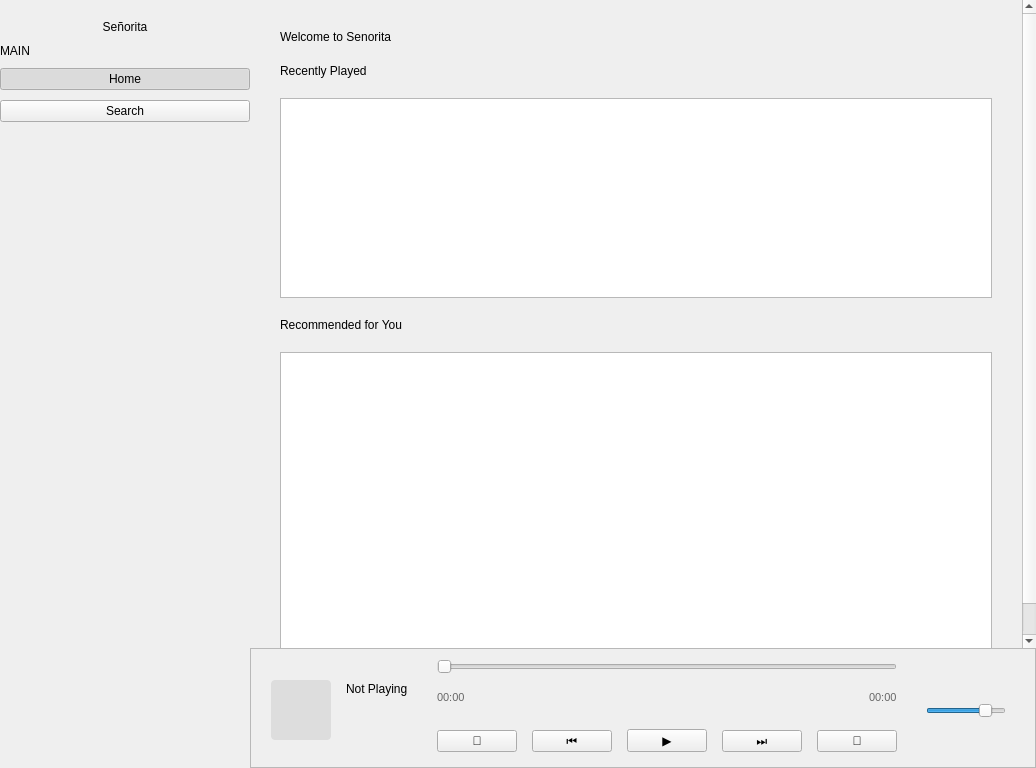
<?xml version="1.0" encoding="UTF-8"?>
<ui version="4.0">
 <class>Form</class>
 <widget class="QWidget" name="Form">
  <property name="geometry">
   <rect>
    <x>0</x>
    <y>0</y>
    <width>1024</width>
    <height>768</height>
   </rect>
  </property>
  <property name="windowTitle">
   <string>Senorita</string>
  </property>
  <layout class="QHBoxLayout" name="horizontalLayout">
   <property name="spacing">
    <number>0</number>
   </property>
   <property name="leftMargin">
    <number>0</number>
   </property>
   <property name="topMargin">
    <number>0</number>
   </property>
   <property name="rightMargin">
    <number>0</number>
   </property>
   <property name="bottomMargin">
    <number>0</number>
   </property>
   <item>
    <widget class="QWidget" name="widget_sidebar" native="true">
     <property name="minimumSize">
      <size>
       <width>250</width>
       <height>0</height>
      </size>
     </property>
     <property name="maximumSize">
      <size>
       <width>250</width>
       <height>16777215</height>
      </size>
     </property>
     <layout class="QVBoxLayout" name="verticalLayout">
      <property name="spacing">
       <number>10</number>
      </property>
      <property name="leftMargin">
       <number>0</number>
      </property>
      <property name="topMargin">
       <number>20</number>
      </property>
      <property name="rightMargin">
       <number>0</number>
      </property>
      <property name="bottomMargin">
       <number>0</number>
      </property>
      <item>
       <widget class="QLabel" name="label_logo">
        <property name="text">
         <string>Señorita</string>
        </property>
        <property name="alignment">
         <set>Qt::AlignCenter</set>
        </property>
       </widget>
      </item>
      <item>
       <widget class="QLabel" name="label_section_header">
        <property name="text">
         <string>MAIN</string>
        </property>
       </widget>
      </item>
      <item>
       <widget class="QPushButton" name="btn_home">
        <property name="text">
         <string>Home</string>
        </property>
        <property name="checkable">
         <bool>true</bool>
        </property>
        <property name="checked">
         <bool>true</bool>
        </property>
        <property name="autoExclusive">
         <bool>true</bool>
        </property>
        <property name="class" stdset="0">
         <string>sidebar_btn</string>
        </property>
       </widget>
      </item>
      <item>
       <widget class="QPushButton" name="btn_search">
        <property name="text">
         <string>Search</string>
        </property>
        <property name="checkable">
         <bool>true</bool>
        </property>
        <property name="autoExclusive">
         <bool>true</bool>
        </property>
        <property name="class" stdset="0">
         <string>sidebar_btn</string>
        </property>
       </widget>
      </item>
      <item>
       <spacer name="verticalSpacer">
        <property name="orientation">
         <enum>Qt::Vertical</enum>
        </property>
        <property name="sizeHint" stdset="0">
         <size>
          <width>20</width>
          <height>40</height>
         </size>
        </property>
       </spacer>
      </item>
      <item>
       <widget class="QLabel" name="label_sidebar_image">
        <property name="minimumSize">
         <size>
          <width>0</width>
          <height>150</height>
         </size>
        </property>
        <property name="text">
         <string/>
        </property>
        <property name="alignment">
         <set>Qt::AlignCenter</set>
        </property>
       </widget>
      </item>
     </layout>
    </widget>
   </item>
   <item>
    <widget class="QWidget" name="widget_main" native="true">
     <layout class="QVBoxLayout" name="verticalLayout_2">
      <property name="spacing">
       <number>0</number>
      </property>
      <property name="leftMargin">
       <number>0</number>
      </property>
      <property name="topMargin">
       <number>0</number>
      </property>
      <property name="rightMargin">
       <number>0</number>
      </property>
      <property name="bottomMargin">
       <number>0</number>
      </property>
      <item>
       <widget class="QStackedWidget" name="stackedWidget">
        <property name="currentIndex">
         <number>0</number>
        </property>
        <widget class="QWidget" name="page_home">
        <layout class="QVBoxLayout" name="verticalLayout_home">
         <property name="leftMargin">
          <number>0</number>
         </property>
         <property name="topMargin">
          <number>0</number>
         </property>
         <property name="rightMargin">
          <number>0</number>
         </property>
         <property name="bottomMargin">
          <number>0</number>
         </property>
         <item>
          <widget class="QScrollArea" name="scrollArea_home">
           <property name="widgetResizable">
            <bool>true</bool>
           </property>
           <property name="frameShape">
            <enum>QFrame::NoFrame</enum>
           </property>
           <widget class="QWidget" name="scrollAreaWidgetContents_home">
            <property name="geometry">
             <rect>
              <x>0</x>
              <y>0</y>
              <width>600</width>
              <height>800</height>
             </rect>
            </property>
            <layout class="QVBoxLayout" name="verticalLayout_home_content">
             <property name="spacing">
              <number>20</number>
             </property>
             <property name="leftMargin">
              <number>30</number>
             </property>
             <property name="topMargin">
              <number>30</number>
             </property>
             <property name="rightMargin">
              <number>30</number>
             </property>
             <property name="bottomMargin">
              <number>30</number>
             </property>
             <item>
              <widget class="QLabel" name="label_welcome">
               <property name="text">
                <string>Welcome to Senorita</string>
               </property>
               <property name="alignment">
                <set>Qt::AlignLeading|Qt::AlignLeft|Qt::AlignTop</set>
               </property>
              </widget>
             </item>
             <item>
              <widget class="QLabel" name="label_recent_header">
               <property name="text">
                <string>Recently Played</string>
               </property>
               <property name="class" stdset="0">
                <string>section_header</string>
               </property>
              </widget>
             </item>
             <item>
              <widget class="QListWidget" name="list_recent">
               <property name="minimumSize">
                <size>
                 <width>0</width>
                 <height>200</height>
                </size>
               </property>
               <property name="maximumSize">
                <size>
                 <width>16777215</width>
                 <height>200</height>
                </size>
               </property>
               <property name="flow">
                <enum>QListView::LeftToRight</enum>
               </property>
               <property name="spacing">
                <number>10</number>
               </property>
              </widget>
             </item>
             <item>
              <widget class="QLabel" name="label_recommend_header">
               <property name="text">
                <string>Recommended for You</string>
               </property>
               <property name="class" stdset="0">
                <string>section_header</string>
               </property>
              </widget>
             </item>
             <item>
              <widget class="QListWidget" name="list_recommend">
               <property name="minimumSize">
                <size>
                 <width>0</width>
                 <height>300</height>
                </size>
               </property>
              </widget>
             </item>
            </layout>
           </widget>
          </widget>
         </item>
        </layout>
       </widget>
        <widget class="QWidget" name="page_search">
         <layout class="QVBoxLayout" name="verticalLayout_4">
          <item>
           <widget class="QLineEdit" name="lineEdit_search">
            <property name="placeholderText">
             <string>Search for songs, artists, albums...</string>
            </property>
           </widget>
          </item>
          <item>
           <widget class="QListWidget" name="listWidget_results"/>
          </item>
         </layout>
        </widget>
         <widget class="QWidget" name="page_library">
          <layout class="QVBoxLayout" name="verticalLayout_library">
           <item>
            <widget class="QLabel" name="label_library">
             <property name="text">
              <string>Playlists</string>
             </property>
             <property name="alignment">
              <set>Qt::AlignCenter</set>
             </property>
             <property name="class" stdset="0">
              <string>page_header</string>
             </property>
            </widget>
           </item>
           <item>
            <widget class="QPushButton" name="btn_create_playlist">
             <property name="text">
              <string>+ Create New Playlist</string>
             </property>
             <property name="cursor">
              <cursorShape>PointingHandCursor</cursorShape>
             </property>
            </widget>
           </item>
           <item>
            <widget class="QListWidget" name="list_playlists">
             <property name="frameShape">
              <enum>QFrame::NoFrame</enum>
             </property>
            </widget>
           </item>
          </layout>
         </widget>
       </widget>
      </item>
      <item>
       <widget class="QFrame" name="player_bar">
        <property name="minimumSize">
         <size>
          <width>0</width>
          <height>120</height>
         </size>
        </property>
        <property name="maximumSize">
         <size>
          <width>16777215</width>
          <height>120</height>
         </size>
        </property>
        <property name="frameShape">
         <enum>QFrame::StyledPanel</enum>
        </property>
        <property name="frameShadow">
         <enum>QFrame::Raised</enum>
        </property>
        <layout class="QHBoxLayout" name="horizontalLayout_2">
         <property name="spacing">
          <number>20</number>
         </property>
         <property name="leftMargin">
          <number>20</number>
         </property>
         <property name="topMargin">
          <number>10</number>
         </property>
         <property name="rightMargin">
          <number>20</number>
         </property>
         <property name="bottomMargin">
          <number>5</number>
         </property>
         <item>
          <widget class="QWidget" name="widget_left" native="true">
           <layout class="QHBoxLayout" name="horizontalLayout_4">
            <property name="leftMargin">
             <number>0</number>
            </property>
            <property name="topMargin">
             <number>0</number>
            </property>
            <property name="rightMargin">
             <number>0</number>
            </property>
            <property name="bottomMargin">
             <number>0</number>
            </property>
            <item>
             <widget class="QLabel" name="label_album_art">
              <property name="minimumSize">
               <size>
                <width>60</width>
                <height>60</height>
               </size>
              </property>
              <property name="maximumSize">
               <size>
                <width>60</width>
                <height>60</height>
               </size>
              </property>
              <property name="styleSheet">
               <string>background-color: #ddd; border-radius: 4px;</string>
              </property>
              <property name="text">
               <string/>
              </property>
             </widget>
            </item>
            <item>
             <widget class="QWidget" name="widget_info" native="true">
              <layout class="QVBoxLayout" name="verticalLayout_7">
               <property name="spacing">
                <number>2</number>
               </property>
               <item>
                <widget class="QLabel" name="label_title">
                 <property name="text">
                  <string>Not Playing</string>
                 </property>
                </widget>
               </item>
               <item>
                <widget class="QLabel" name="label_artist">
                 <property name="text">
                  <string/>
                 </property>
                </widget>
               </item>
              </layout>
             </widget>
            </item>
           </layout>
          </widget>
         </item>
         <item>
          <widget class="QWidget" name="widget_center" native="true">
           <layout class="QVBoxLayout" name="verticalLayout_8">
            <property name="spacing">
             <number>2</number>
            </property>
            <property name="leftMargin">
             <number>0</number>
            </property>
            <property name="topMargin">
             <number>0</number>
            </property>
            <property name="rightMargin">
             <number>0</number>
            </property>
            <property name="bottomMargin">
             <number>0</number>
            </property>
            <item>
             <widget class="QSlider" name="slider_seek">
              <property name="orientation">
               <enum>Qt::Horizontal</enum>
              </property>
             </widget>
            </item>
            <item>
             <layout class="QHBoxLayout" name="horizontalLayout_times">
              <item>
               <widget class="QLabel" name="label_time_start">
                <property name="text">
                 <string>00:00</string>
                </property>
                <property name="styleSheet">
                 <string>font-size: 11px; color: #666;</string>
                </property>
               </widget>
              </item>
              <item>
               <spacer name="horizontalSpacer_times">
                <property name="orientation">
                 <enum>Qt::Horizontal</enum>
                </property>
                <property name="sizeHint" stdset="0">
                 <size>
                  <width>40</width>
                  <height>20</height>
                 </size>
                </property>
               </spacer>
              </item>
              <item>
               <widget class="QLabel" name="label_time_end">
                <property name="text">
                 <string>00:00</string>
                </property>
                <property name="styleSheet">
                 <string>font-size: 11px; color: #666;</string>
                </property>
               </widget>
              </item>
             </layout>
            </item>
            <item>
             <widget class="QWidget" name="widget_controls" native="true">
              <layout class="QHBoxLayout" name="horizontalLayout_3">
               <property name="spacing">
                <number>15</number>
               </property>
               <property name="leftMargin">
                <number>0</number>
               </property>
               <property name="topMargin">
                <number>0</number>
               </property>
               <property name="rightMargin">
                <number>0</number>
               </property>
               <property name="bottomMargin">
                <number>0</number>
               </property>
               <item>
                <spacer name="horizontalSpacer_2">
                 <property name="orientation">
                  <enum>Qt::Horizontal</enum>
                 </property>
                 <property name="sizeHint" stdset="0">
                  <size>
                   <width>40</width>
                   <height>20</height>
                  </size>
                 </property>
                </spacer>
               </item>
               <item>
                <widget class="QPushButton" name="btn_shuffle">
                 <property name="text">
                  <string>🔀</string>
                 </property>
                 <property name="class" stdset="0">
                  <string>control_btn_small</string>
                 </property>
                </widget>
               </item>
               <item>
                <widget class="QPushButton" name="btn_prev">
                 <property name="text">
                  <string>⏮</string>
                 </property>
                 <property name="class" stdset="0">
                  <string>control_btn</string>
                 </property>
                </widget>
               </item>
               <item>
                <widget class="QPushButton" name="btn_play_pause">
                 <property name="text">
                  <string>▶</string>
                 </property>
                 <property name="iconSize">
                  <size>
                   <width>32</width>
                   <height>32</height>
                  </size>
                 </property>
                </widget>
               </item>
               <item>
                <widget class="QPushButton" name="btn_next">
                 <property name="text">
                  <string>⏭</string>
                 </property>
                 <property name="class" stdset="0">
                  <string>control_btn</string>
                 </property>
                </widget>
               </item>
               <item>
                <widget class="QPushButton" name="btn_repeat">
                 <property name="text">
                  <string>🔁</string>
                 </property>
                 <property name="class" stdset="0">
                  <string>control_btn_small</string>
                 </property>
                </widget>
               </item>
               <item>
                <spacer name="horizontalSpacer_3">
                 <property name="orientation">
                  <enum>Qt::Horizontal</enum>
                 </property>
                 <property name="sizeHint" stdset="0">
                  <size>
                   <width>40</width>
                   <height>20</height>
                  </size>
                 </property>
                </spacer>
               </item>
              </layout>
             </widget>
            </item>
           </layout>
          </widget>
         </item>
         <item>
          <widget class="QWidget" name="widget_right" native="true">
           <layout class="QHBoxLayout" name="horizontalLayout_6">
            <item>
             <spacer name="horizontalSpacer">
              <property name="orientation">
               <enum>Qt::Horizontal</enum>
              </property>
              <property name="sizeHint" stdset="0">
               <size>
                <width>40</width>
                <height>20</height>
               </size>
              </property>
             </spacer>
            </item>
            <item>
             <widget class="QSlider" name="verticalSlider_volume">
              <property name="maximum">
               <number>100</number>
              </property>
              <property name="value">
               <number>80</number>
              </property>
              <property name="orientation">
               <enum>Qt::Horizontal</enum>
              </property>
              <property name="minimumSize">
               <size>
                <width>80</width>
                <height>0</height>
               </size>
              </property>
             </widget>
            </item>
           </layout>
          </widget>
         </item>
        </layout>
       </widget>
      </item>
     </layout>
    </widget>
   </item>
  </layout>
 </widget>
 <resources/>
 <connections/>
</ui>
